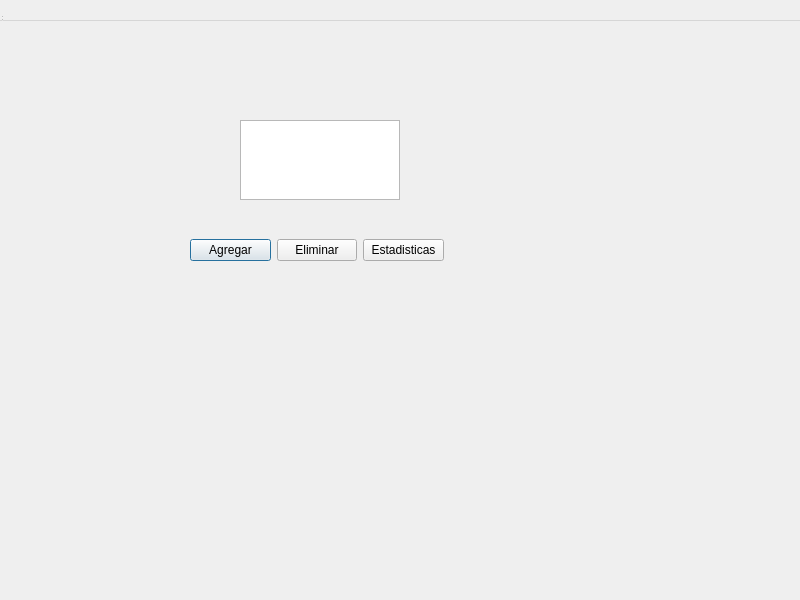
<?xml version="1.0" encoding="UTF-8"?>
<ui version="4.0">
 <class>ConfiguracionWindow</class>
 <widget class="QDialog" name="ConfiguracionWindow">
  <property name="geometry">
   <rect>
    <x>0</x>
    <y>0</y>
    <width>800</width>
    <height>600</height>
   </rect>
  </property>
  <property name="windowTitle">
   <string>MainWindow</string>
  </property>
  <widget class="QWidget" name="centralwidget" native="true">
   <property name="geometry">
    <rect>
     <x>0</x>
     <y>0</y>
     <width>100</width>
     <height>30</height>
    </rect>
   </property>
  </widget>
  <widget class="QMenuBar" name="menubar">
   <property name="geometry">
    <rect>
     <x>0</x>
     <y>0</y>
     <width>800</width>
     <height>21</height>
    </rect>
   </property>
  </widget>
  <widget class="QStatusBar" name="statusbar">
   <property name="geometry">
    <rect>
     <x>0</x>
     <y>0</y>
     <width>3</width>
     <height>22</height>
    </rect>
   </property>
  </widget>
  <widget class="QWidget" name="verticalLayoutWidget">
   <property name="geometry">
    <rect>
     <x>240</x>
     <y>120</y>
     <width>160</width>
     <height>80</height>
    </rect>
   </property>
   <layout class="QVBoxLayout" name="verticalLayout">
    <item>
     <widget class="QListWidget" name="listWidget"/>
    </item>
   </layout>
  </widget>
  <widget class="QWidget" name="horizontalLayoutWidget">
   <property name="geometry">
    <rect>
     <x>190</x>
     <y>210</y>
     <width>254</width>
     <height>80</height>
    </rect>
   </property>
   <layout class="QHBoxLayout" name="horizontalLayout">
    <item>
     <widget class="QPushButton" name="btnAgregar">
      <property name="text">
       <string>Agregar</string>
      </property>
     </widget>
    </item>
    <item>
     <widget class="QPushButton" name="btnElimina">
      <property name="text">
       <string>Eliminar</string>
      </property>
     </widget>
    </item>
    <item>
     <widget class="QPushButton" name="pushButton_2">
      <property name="text">
       <string>Estadisticas</string>
      </property>
     </widget>
    </item>
   </layout>
  </widget>
 </widget>
 <resources/>
 <connections/>
</ui>
